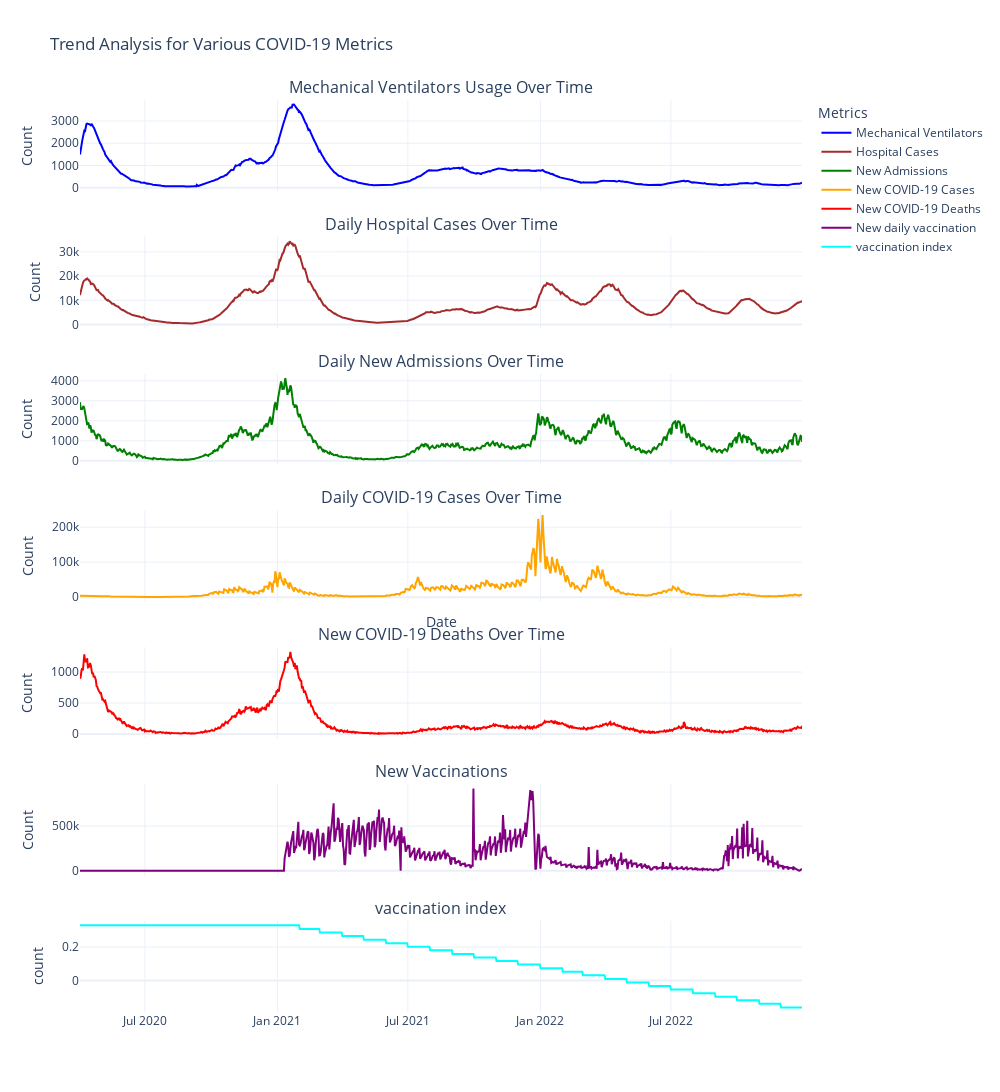

Write notebook code for a chart like this one.
### Code cell
# Function to add traces. This improves readability and makes the code easier to modify.
def add_trace(fig, x_data, y_data, color, title, row):
    fig.add_trace(
        go.Scatter(
            x=x_data,
            y=y_data,
            mode='lines',
            line=dict(color=color, width=2),
            name=title,
            showlegend=True  # Set to True to show legends
        ),
        row=row, col=1
    )

# Create a subplot with 4 rows
fig_trend = make_subplots(
    rows=7, cols=1, 
    shared_xaxes=True, 
    vertical_spacing=0.05,  # Adjust spacing between plots
    subplot_titles=(
        'Mechanical Ventilators Usage Over Time',
        'Daily Hospital Cases Over Time', 
        'Daily New Admissions Over Time',
        'Daily COVID-19 Cases Over Time',
        'New COVID-19 Deaths Over Time',
        "New Vaccinations",
        "vaccination index"
        
    )
)

# Data for plotting
data = [
    (data['Date'], data['MV Beds Occupied'], 'blue', 'Mechanical Ventilators', 1),
    (data['Date'], data['Hospital Cases'], 'brown', 'Hospital Cases', 2),
    (data['Date'], data['New Admissions'], 'green', 'New Admissions', 3),
    (data['Date'], data['New COVID-19 Cases'], 'orange', 'New COVID-19 Cases', 4),
    (data['Date'], data['New COVID-19 Deaths'], 'red', 'New COVID-19 Deaths', 5),
    (data["Date"], data["New Vaccinations"], "purple", "New daily vaccination", 6),
    (data["Date"], data["Vax_index"], "cyan", "vaccination index", 7)
]

# Add data to the subplot
for item in data:
    add_trace(fig_trend, *item)

# Update the layout for better appearance
fig_trend.update_layout(
    height=1200, 
    width=1000,  # Increased width for a better view
    template="plotly_white",
    title_text="Trend Analysis for Various COVID-19 Metrics",
    legend_title_text='Metrics',  # Add legend title
    hovermode="x unified"  # Unified hovermode for better tooltip display
)

# Update xaxis properties
fig_trend.update_xaxes(title_text="Date", row=4, col=1)

# Update yaxis properties
fig_trend.update_yaxes(title_text="Count", row=1, col=1)
fig_trend.update_yaxes(title_text="Count", row=2, col=1)
fig_trend.update_yaxes(title_text="Count", row=3, col=1)
fig_trend.update_yaxes(title_text="Count", row=4, col=1)
fig_trend.update_yaxes(title_text="Count", row=5, col=1)
fig_trend.update_yaxes(title_text="Count", row=6, col=1)
fig_trend.update_yaxes(title_text="count", row= 7, col=1)
fig_trend.show()

### Figure 1 — Plotly figure (JSON) as saved in the notebook; plotly's stock layout.template omitted (floating-point values rounded to 4 significant figures; data arrays with more than 128 entries replaced by an {"elided": "..."} marker saying what was removed)
{"data": [{"line": {"color": "blue", "width": 2}, "mode": "lines", "name": "Mechanical Ventilators", "showlegend": true, "type": "scatter", "x": {"elided": "1003 str values"}, "xaxis": "x", "y": {"elided": "1003 int values"}, "yaxis": "y"}, {"line": {"color": "brown", "width": 2}, "mode": "lines", "name": "Hospital Cases", "showlegend": true, "type": "scatter", "x": {"elided": "1003 str values"}, "xaxis": "x2", "y": {"elided": "1003 int values"}, "yaxis": "y2"}, {"line": {"color": "green", "width": 2}, "mode": "lines", "name": "New Admissions", "showlegend": true, "type": "scatter", "x": {"elided": "1003 str values"}, "xaxis": "x3", "y": {"elided": "1003 int values"}, "yaxis": "y3"}, {"line": {"color": "orange", "width": 2}, "mode": "lines", "name": "New COVID-19 Cases", "showlegend": true, "type": "scatter", "x": {"elided": "1003 str values"}, "xaxis": "x4", "y": {"elided": "1003 int values"}, "yaxis": "y4"}, {"line": {"color": "red", "width": 2}, "mode": "lines", "name": "New COVID-19 Deaths", "showlegend": true, "type": "scatter", "x": {"elided": "1003 str values"}, "xaxis": "x5", "y": {"elided": "1003 int values"}, "yaxis": "y5"}, {"line": {"color": "purple", "width": 2}, "mode": "lines", "name": "New daily vaccination", "showlegend": true, "type": "scatter", "x": {"elided": "1003 str values"}, "xaxis": "x6", "y": {"elided": "1003 int values"}, "yaxis": "y6"}, {"line": {"color": "cyan", "width": 2}, "mode": "lines", "name": "vaccination index", "showlegend": true, "type": "scatter", "x": {"elided": "1003 str values"}, "xaxis": "x7", "y": {"elided": "1003 float values"}, "yaxis": "y7"}], "layout": {"annotations": [{"font": {"size": 16}, "showarrow": false, "text": "Mechanical Ventilators Usage Over Time", "x": 0.5, "xanchor": "center", "xref": "paper", "y": 1, "yanchor": "bottom", "yref": "paper"}, {"font": {"size": 16}, "showarrow": false, "text": "Daily Hospital Cases Over Time", "x": 0.5, "xanchor": "center", "xref": "paper", "y": 0.85, "yanchor": "bottom", "yref": "paper"}, {"font": {"size": 16}, "showarrow": false, "text": "Daily New Admissions Over Time", "x": 0.5, "xanchor": "center", "xref": "paper", "y": 0.7, "yanchor": "bottom", "yref": "paper"}, {"font": {"size": 16}, "showarrow": false, "text": "Daily COVID-19 Cases Over Time", "x": 0.5, "xanchor": "center", "xref": "paper", "y": 0.55, "yanchor": "bottom", "yref": "paper"}, {"font": {"size": 16}, "showarrow": false, "text": "New COVID-19 Deaths Over Time", "x": 0.5, "xanchor": "center", "xref": "paper", "y": 0.4, "yanchor": "bottom", "yref": "paper"}, {"font": {"size": 16}, "showarrow": false, "text": "New Vaccinations", "x": 0.5, "xanchor": "center", "xref": "paper", "y": 0.25, "yanchor": "bottom", "yref": "paper"}, {"font": {"size": 16}, "showarrow": false, "text": "vaccination index", "x": 0.5, "xanchor": "center", "xref": "paper", "y": 0.1, "yanchor": "bottom", "yref": "paper"}], "height": 1200, "hovermode": "x unified", "legend": {"title": {"text": "Metrics"}}, "title": {"text": "Trend Analysis for Various COVID-19 Metrics"}, "width": 1000, "xaxis": {"anchor": "y", "domain": [0, 1], "matches": "x7", "showticklabels": false}, "xaxis2": {"anchor": "y2", "domain": [0, 1], "matches": "x7", "showticklabels": false}, "xaxis3": {"anchor": "y3", "domain": [0, 1], "matches": "x7", "showticklabels": false}, "xaxis4": {"anchor": "y4", "domain": [0, 1], "matches": "x7", "showticklabels": false, "title": {"text": "Date"}}, "xaxis5": {"anchor": "y5", "domain": [0, 1], "matches": "x7", "showticklabels": false}, "xaxis6": {"anchor": "y6", "domain": [0, 1], "matches": "x7", "showticklabels": false}, "xaxis7": {"anchor": "y7", "domain": [0, 1]}, "yaxis": {"anchor": "x", "domain": [0.9, 1], "title": {"text": "Count"}}, "yaxis2": {"anchor": "x2", "domain": [0.75, 0.85], "title": {"text": "Count"}}, "yaxis3": {"anchor": "x3", "domain": [0.6, 0.7], "title": {"text": "Count"}}, "yaxis4": {"anchor": "x4", "domain": [0.45, 0.55], "title": {"text": "Count"}}, "yaxis5": {"anchor": "x5", "domain": [0.3, 0.4], "title": {"text": "Count"}}, "yaxis6": {"anchor": "x6", "domain": [0.15, 0.25], "title": {"text": "Count"}}, "yaxis7": {"anchor": "x7", "domain": [0, 0.1], "title": {"text": "count"}}}}
